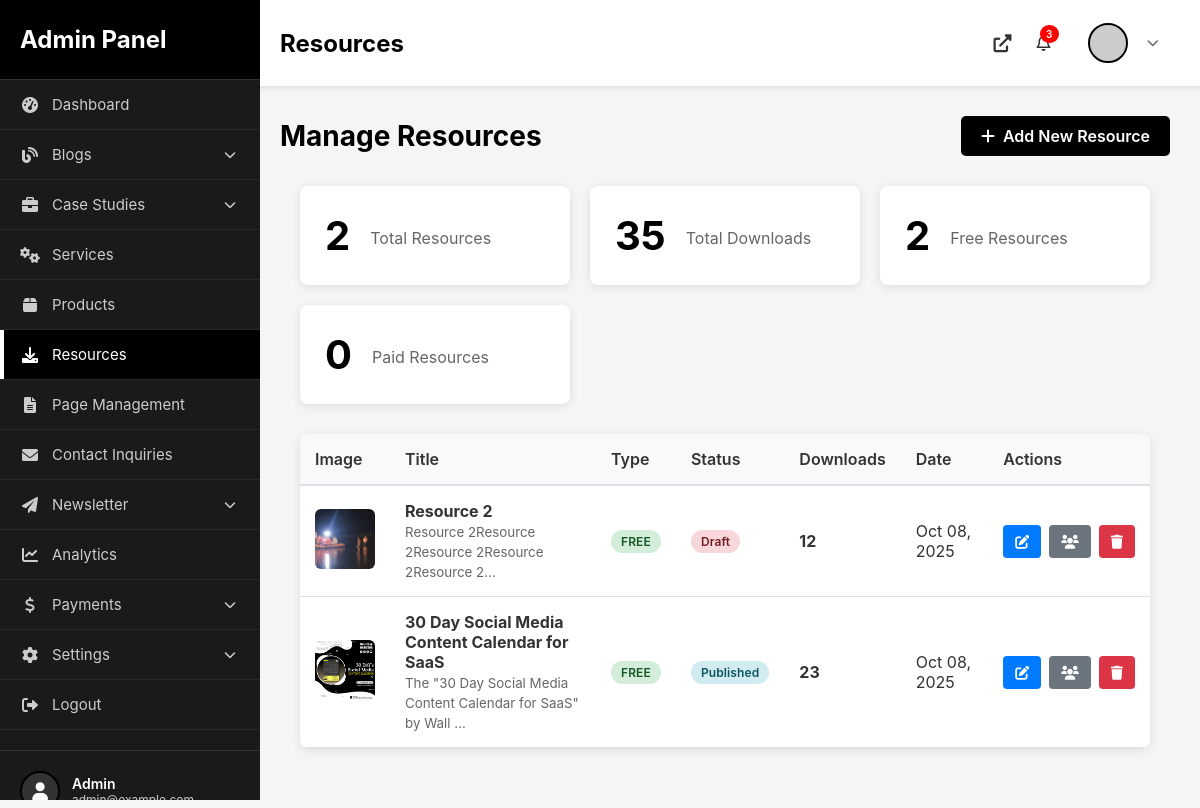
Screenshot of /admin/resources.php (signed in) with the database file from the repository.
### tables this page shows
CREATE TABLE `resources` (
  `id` int(11) NOT NULL AUTO_INCREMENT,
  `title` varchar(255) NOT NULL,
  `slug` varchar(255) NOT NULL,
  `description` text DEFAULT NULL,
  `excerpt` varchar(500) DEFAULT NULL,
  `image` varchar(255) DEFAULT NULL,
  `file_path` varchar(255) DEFAULT NULL,
  `file_size` varchar(50) DEFAULT NULL,
  `resource_type` enum('free','paid') DEFAULT 'free',
  `price` decimal(10,2) DEFAULT 0.00,
  `downloads` int(11) DEFAULT 0,
  `status` enum('draft','published') DEFAULT 'published',
  `meta_title` varchar(255) DEFAULT NULL,
  `meta_description` text DEFAULT NULL,
  `meta_keywords` text DEFAULT NULL,
  `created_at` timestamp NOT NULL DEFAULT current_timestamp(),
  `updated_at` timestamp NOT NULL DEFAULT current_timestamp() ON UPDATE current_timestamp(),
  PRIMARY KEY (`id`)
);

### admin/resources.php (the view, shortened to what this page needs)
<?php
require_once __DIR__ . '/../config/config.php';
try {
    $stmt = $db->query("SELECT * FROM resources ORDER BY created_at DESC");
    $resources = $stmt->fetchAll(PDO::FETCH_ASSOC);
    $totalDownloads = array_sum(array_column($resources, 'downloads'));
    $freeCount = count(array_filter($resources, function($r) { return $r['resource_type'] === 'free'; }));
    $paidCount = count($resources) - $freeCount;
} catch(PDOException $e) {
    error_log("Error fetching resources: " . $e->getMessage());
    $resources = [];
    $totalDownloads = 0;
    $freeCount = 0;
    $paidCount = 0;
    $error = "Error loading resources";
}
?>
<?php include 'includes/layout-start.php'; ?>
    <div class="page-header">
        <h1>Manage Resources</h1>
        <a href="resource-add.php" class="btn-primary"><i class="fas fa-plus"></i> Add New Resource</a>
    </div>
    <link rel="stylesheet" href="https://cdnjs.cloudflare.com/ajax/libs/font-awesome/6.0.0/css/all.min.css">
</head>
<body>
    <div class="container">
        <div class="stats-grid">
            <div class="stat-card">
                <div class="stat-value"><?php echo count($resources); ?></div>
                <div class="stat-label">Total Resources</div>
            </div>
            <div class="stat-card">
                <div class="stat-value"><?php echo number_format($totalDownloads); ?></div>
                <div class="stat-label">Total Downloads</div>
            </div>
            <div class="stat-card">
                <div class="stat-value"><?php echo $freeCount; ?></div>
                <div class="stat-label">Free Resources</div>
            </div>
            <div class="stat-card">
                <div class="stat-value"><?php echo $paidCount; ?></div>
                <div class="stat-label">Paid Resources</div>
            </div>
        </div>
        <?php if (count($resources) > 0): ?>
            <div class="resources-table">
                <table>
                    <thead>
                        <tr>
                            <th>Image</th>
                            <th>Title</th>
                            <th>Type</th>
                            <th>Status</th>
                            <th>Downloads</th>
                            <th>Date</th>
                            <th>Actions</th>
                        </tr>
                    </thead>
                    <tbody>
                        <?php foreach ($resources as $resource): ?>
                            <tr>
                                <td>
                                    <?php if ($resource['image']): ?>
                                        <img src="../assets/images/uploads/resources/<?php echo htmlspecialchars($resource['image']); ?>"
                                             alt="" class="resource-thumb">
                                    <?php else: ?>
                                        <div style="width:60px;height:60px;background:#e9ecef;border-radius:6px;display:flex;align-items:center;justify-content:center;">
                                            <i class="fas fa-file" style="color:#adb5bd;"></i>
                                        </div>
                                    <?php endif; ?>
                                </td>
                                <td>
                                    <strong><?php echo htmlspecialchars($resource['title']); ?></strong><br>
                                    <small style="color:#666;"><?php echo htmlspecialchars(substr($resource['excerpt'], 0, 60)); ?>...</small>
                                </td>
                                <td>
                                    <span class="badge badge-<?php echo $resource['resource_type']; ?>">
                                        <?php echo $resource['resource_type'] === 'free' ? 'FREE' : '$' . number_format($resource['price'], 2); ?>
                                    </span>
                                </td>
                                <td>
                                    <span class="badge badge-<?php echo $resource['status']; ?>">
                                        <?php echo ucfirst($resource['status']); ?>
                                    </span>
                                </td>
                                <td><strong><?php echo number_format($resource['downloads']); ?></strong></td>
                                <td><?php echo date('M d, Y', strtotime($resource['created_at'])); ?></td>
                                <td>
                                    <div class="action-buttons">
                                        <a href="resource-edit.php?id=<?php echo $resource['id']; ?>" class="btn-action btn-edit" title="Edit">
                                            <i class="fas fa-edit"></i>
                                        </a>
                                        <a href="resource-leads.php?resource_id=<?php echo $resource['id']; ?>" class="btn-action btn-leads" title="Leads">
                                            <i class="fas fa-users"></i>
                                        </a>
                                        <a href="?delete=<?php echo $resource['id']; ?>"
                                           class="btn-action btn-delete"
                                           onclick="return confirm('Delete this resource?')"
                                           title="Delete">
                                            <i class="fas fa-trash"></i>
                                        </a>
                                    </div>
                                </td>
                            </tr>
                        <?php endforeach; ?>
                    </tbody>
                </table>
            </div>
        <?php else: ?>
            <div class="alert alert-info">
                <i class="fas fa-info-circle"></i> No resources found. Click "Add New Resource" to create one.
            </div>
        <?php endif; ?>
    </div>
</div>
<?php include 'includes/layout-end.php'; ?>

### admin/assets/css/admin.css (style rules this page uses)
* { margin: 0; padding: 0; box-sizing: border-box; }
body { font-family: 'Inter', -apple-system, BlinkMacSystemFont, 'Segoe UI', sans-serif; background: #f5f5f5; color: #333; }
.page-header { display: flex; justify-content: space-between; align-items: center; margin-bottom: 30px; }
.page-header h1 { font-size: 28px; color: #000; }
.stats-grid { display: grid; grid-template-columns: repeat(auto-fit, minmax(250px, 1fr)); gap: 20px; margin-bottom: 30px; }
.stat-card { background: white; padding: 25px; border-radius: 10px; box-shadow: 0 2px 5px rgba(0,0,0,0.1); display: flex; align-items: center; gap: 20px; }
.badge { display: inline-block; padding: 6px 12px; border-radius: 14px; font-size: 12px; font-weight: 600; letter-spacing: .01em; }
.btn-primary, .btn-small, .btn-icon { padding: 10px 20px; background: #000; color: white; border: none; border-radius: 5px; cursor: pointer; text-decoration: none; display: inline-flex; align-items: center; gap: 8px; font-weight: 600; transition: all 0.3s; }

### admin/resources.php (style rules this page uses)
* { margin: 0; padding: 0; box-sizing: border-box; }
body { font-family: -apple-system, BlinkMacSystemFont, 'Segoe UI', Roboto, sans-serif; background: #f5f5f5; }
.container { max-width: 1400px; margin: 30px auto; padding: 0 20px; }
.page-header { display: flex; justify-content: space-between; align-items: center; margin-bottom: 30px; }
.stats-grid { display: grid; grid-template-columns: repeat(auto-fit, minmax(200px, 1fr)); gap: 20px; margin-bottom: 30px; }
.stat-card { background: white; padding: 25px; border-radius: 8px; box-shadow: 0 2px 10px rgba(0,0,0,0.1); }
.stat-value { font-size: 2.5rem; font-weight: 700; color: #000; }
.stat-label { color: #666; margin-top: 5px; }
.resources-table { background: white; border-radius: 8px; overflow: hidden; box-shadow: 0 2px 10px rgba(0,0,0,0.1); }
table { width: 100%; border-collapse: collapse; }
thead { background: #f8f9fa; }
th { padding: 15px; text-align: left; font-weight: 600; border-bottom: 2px solid #dee2e6; }
td { padding: 15px; border-bottom: 1px solid #dee2e6; }
.resource-thumb { width: 60px; height: 60px; object-fit: cover; border-radius: 6px; }
.badge { padding: 4px 10px; border-radius: 12px; font-size: 12px; font-weight: 600; }
.badge-free { background: #d4edda; color: #155724; }
.badge-published { background: #d1ecf1; color: #0c5460; }
.badge-draft { background: #f8d7da; color: #721c24; }
.action-buttons { display: flex; gap: 8px; }
.btn-action { padding: 8px 12px; border-radius: 4px; text-decoration: none; font-size: 14px; color: white; }
.btn-edit { background: #007bff; }
.btn-delete { background: #dc3545; }
.btn-leads { background: #6c757d; }

### rows the page displays
resources: image (picture), title "Resource 2", excerpt "Resource 2Resource 2Resource 2Resource 2Resource 2", resource_type "FREE", status "Draft", downloads "12", created_at "Oct 08, 2025"
resources: image (picture), title "30 Day Social Media Content Calendar for SaaS", excerpt "The \"30 Day Social Media Content Calendar for SaaS\" by Wall", resource_type "FREE", status "Published", downloads "23", created_at "Oct 08, 2025"

### other values shown
str_replace('-', ' ', basename($_SERVER['PHP_SELF'], '.php')) "Resources"
count($resources) "2"
$totalDownloads "35"
$freeCount "2"
$paidCount "0"
